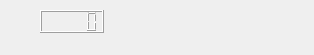
<?xml version="1.0" encoding="UTF-8"?>
<ui version="4.0">
 <class>Dialog</class>
 <widget class="QDialog" name="Dialog">
  <property name="geometry">
   <rect>
    <x>0</x>
    <y>0</y>
    <width>314</width>
    <height>55</height>
   </rect>
  </property>
  <property name="windowTitle">
   <string>Dialog</string>
  </property>
  <widget class="QLCDNumber" name="lcdNumber">
   <property name="geometry">
    <rect>
     <x>40</x>
     <y>10</y>
     <width>64</width>
     <height>23</height>
    </rect>
   </property>
  </widget>
 </widget>
 <resources/>
 <connections/>
</ui>
